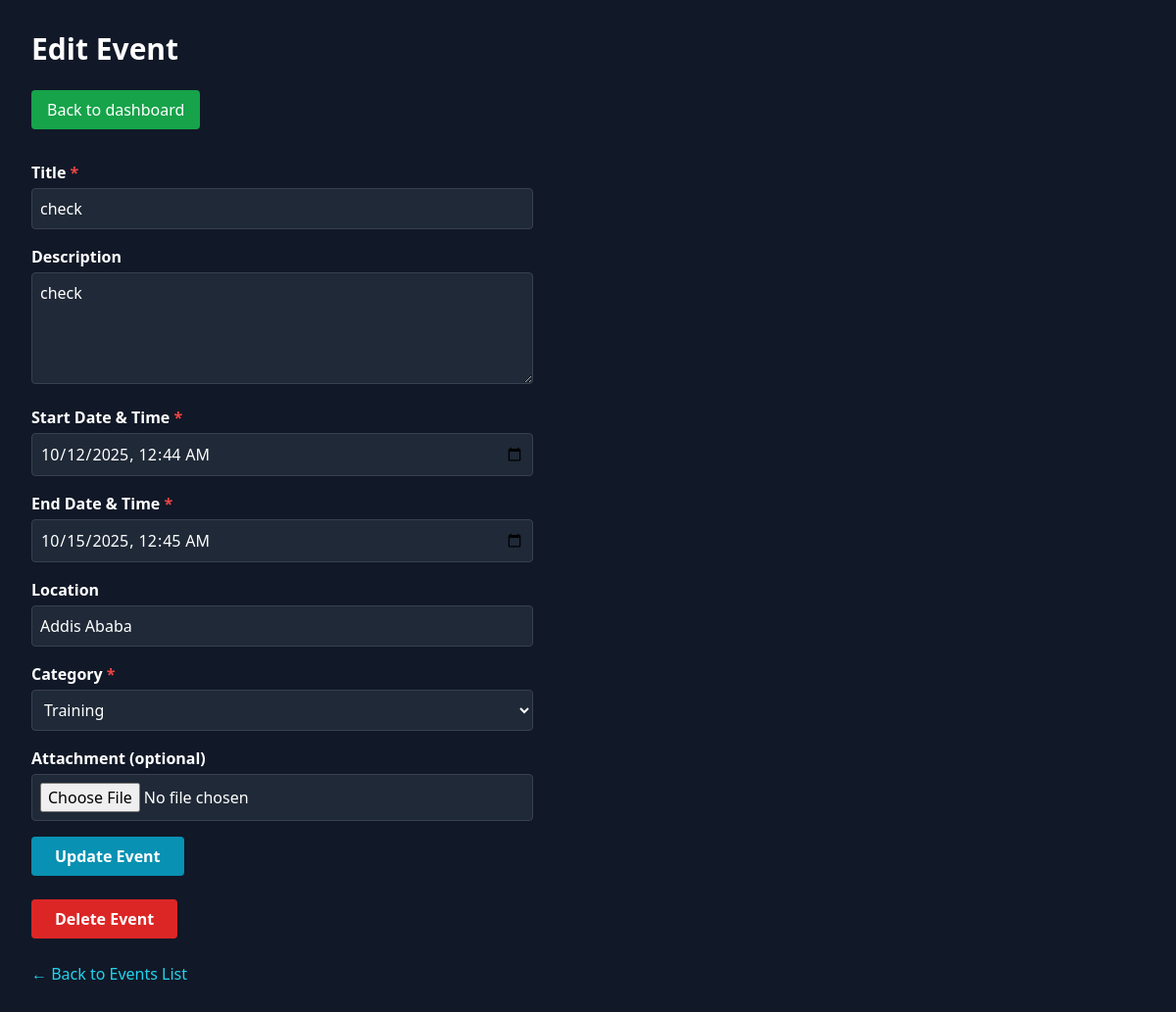
Screenshot of /admin/edit_event.php?id=15 (signed in) with the database file from the repository.
### tables this page shows
CREATE TABLE `events` (
  `id` int(11) NOT NULL,
  `title` varchar(200) NOT NULL,
  `description` text DEFAULT NULL,
  `start_datetime` datetime NOT NULL,
  `end_datetime` datetime NOT NULL,
  `location` varchar(255) DEFAULT NULL,
  `category` varchar(100) DEFAULT NULL,
  `organizer_id` int(11) NOT NULL,
  `created_at` timestamp NOT NULL DEFAULT current_timestamp(),
  `updated_at` timestamp NOT NULL DEFAULT current_timestamp() ON UPDATE current_timestamp()
);

### admin/edit_event.php (the view, shortened to what this page needs)
<?php
require '../config.php';
$event_id = intval($_GET['id'] ?? 0);
$stmt = $pdo->prepare("SELECT * FROM events WHERE id = ?");
$stmt->execute([$event_id]);
$event = $stmt->fetch(PDO::FETCH_ASSOC);
?>
<!DOCTYPE html>
<html lang="en">
<head>
  <script src="https://cdn.tailwindcss.com"></script>
</head>
<body class="bg-gray-900 text-white p-8 min-h-screen">
  <h1 class="text-3xl font-bold mb-6">Edit Event</h1>
    <div class="flex flex-wrap gap-4 mb-8">
      <a href="dashboard.php" class="bg-green-600 hover:bg-green-700 px-4 py-2 rounded">Back to dashboard</a>
    </div>
  <form method="POST" enctype="multipart/form-data" class="max-w-lg space-y-4">
    <div>
      <label class="block mb-1 font-semibold">Title <span class="text-red-500">*</span></label>
      <input type="text" name="title" required class="w-full p-2 rounded bg-gray-800 border border-gray-700" value="<?= htmlspecialchars($event['title']) ?>" />
    </div>
    <div>
      <label class="block mb-1 font-semibold">Description</label>
      <textarea name="description" rows="4" class="w-full p-2 rounded bg-gray-800 border border-gray-700"><?= htmlspecialchars($event['description']) ?></textarea>
    </div>
    <div>
      <label class="block mb-1 font-semibold">Start Date & Time <span class="text-red-500">*</span></label>
      <input type="datetime-local" name="start_datetime" required class="w-full p-2 rounded bg-gray-800 border border-gray-700" value="<?= date('Y-m-d\TH:i', strtotime($event['start_datetime'])) ?>" />
    </div>
    <div>
      <label class="block mb-1 font-semibold">End Date & Time <span class="text-red-500">*</span></label>
      <input type="datetime-local" name="end_datetime" required class="w-full p-2 rounded bg-gray-800 border border-gray-700" value="<?= date('Y-m-d\TH:i', strtotime($event['end_datetime'])) ?>" />
    </div>
    <div>
      <label class="block mb-1 font-semibold">Location</label>
      <input type="text" name="location" class="w-full p-2 rounded bg-gray-800 border border-gray-700" value="<?= htmlspecialchars($event['location']) ?>" />
    </div>
    <div>
      <label class="block mb-1 font-semibold">Category <span class="text-red-500">*</span></label>
      <select name="category" required class="w-full p-2 rounded bg-gray-800 border border-gray-700">
        <option value="Training" <?= $event['category'] === 'Training' ? 'selected' : '' ?>>Training</option>
      </select>
    </div>
    <div>
      <label class="block mb-1 font-semibold">Attachment (optional)</label>
      <input type="file" name="attachment" accept=".pdf,.doc,.docx,.jpg,.png,.jpeg" class="w-full p-2 rounded bg-gray-800 border border-gray-700" />
    </div>
    <button type="submit" class="bg-cyan-600 hover:bg-cyan-700 px-6 py-2 rounded font-semibold">Update Event</button>
  </form>
   <form method="GET" action="delete_event.php" onsubmit="return confirm('Are you sure you want to delete this event?');">
    <button type="submit" class="mt-6 bg-red-600 hover:bg-red-700 px-6 py-2 rounded font-semibold">Delete Event</button>
  </form>
  <p class="mt-6">
    <a href="events_list.php" class="text-cyan-400 hover:underline">← Back to Events List</a>
  </p>
</body>
</html>

### rows the page displays
events: title "check", description "check", start_datetime "10/12/2025 00:44", end_datetime "10/15/2025 00:45", location "Addis Ababa", category "Training"
